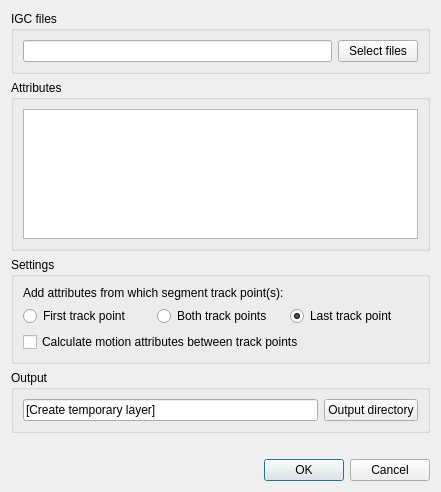
<?xml version="1.0" encoding="UTF-8"?>
<ui version="4.0">
 <class>GpxSegmentImporterDialogBase</class>
 <widget class="QDialog" name="GpxSegmentImporterDialogBase">
  <property name="geometry">
   <rect>
    <x>0</x>
    <y>0</y>
    <width>441</width>
    <height>492</height>
   </rect>
  </property>
  <property name="windowTitle">
   <string>IGC Segment Importer</string>
  </property>
  <layout class="QVBoxLayout" name="verticalLayout_2">
   <item>
    <widget class="QGroupBox" name="groupBox">
     <property name="title">
      <string>IGC files</string>
     </property>
     <layout class="QVBoxLayout" name="verticalLayout_3">
      <item>
       <layout class="QHBoxLayout" name="horizontalLayout">
        <item>
         <widget class="QLineEdit" name="txtSelectedFiles">
          <property name="text">
           <string/>
          </property>
          <property name="readOnly">
           <bool>true</bool>
          </property>
         </widget>
        </item>
        <item>
         <widget class="QPushButton" name="btnSelectFiles">
          <property name="text">
           <string>Select files</string>
          </property>
         </widget>
        </item>
       </layout>
      </item>
     </layout>
    </widget>
   </item>
   <item>
    <widget class="QGroupBox" name="groupBox_2">
     <property name="title">
      <string>Attributes</string>
     </property>
     <layout class="QVBoxLayout" name="verticalLayout_4">
      <item>
       <widget class="QTableView" name="tableAttributes"/>
      </item>
     </layout>
    </widget>
   </item>
   <item>
    <widget class="QGroupBox" name="groupBox_3">
     <property name="title">
      <string>Settings</string>
     </property>
     <layout class="QVBoxLayout" name="verticalLayout_5">
      <item>
       <widget class="QLabel" name="label">
        <property name="text">
         <string>Add attributes from which segment track point(s):</string>
        </property>
       </widget>
      </item>
      <item>
       <layout class="QHBoxLayout" name="horizontalLayout_4">
        <item>
         <widget class="QRadioButton" name="radioButtonFirst">
          <property name="text">
           <string>First track point</string>
          </property>
         </widget>
        </item>
        <item>
         <widget class="QRadioButton" name="radioButtonBoth">
          <property name="text">
           <string>Both track points</string>
          </property>
          <property name="checked">
           <bool>false</bool>
          </property>
         </widget>
        </item>
        <item>
         <widget class="QRadioButton" name="radioButtonLast">
          <property name="text">
           <string>Last track point</string>
          </property>
          <property name="checked">
           <bool>true</bool>
          </property>
         </widget>
        </item>
       </layout>
      </item>
      <item>
       <widget class="QCheckBox" name="chkCalculateMotionAttributes">
        <property name="text">
         <string>Calculate motion attributes between track points</string>
        </property>
       </widget>
      </item>
     </layout>
    </widget>
   </item>
   <item>
    <widget class="QGroupBox" name="groupBox_4">
     <property name="title">
      <string>Output</string>
     </property>
     <layout class="QVBoxLayout" name="Output">
      <item>
       <layout class="QHBoxLayout" name="horizontalLayout_2">
        <item>
         <widget class="QLineEdit" name="txtOutputDirectory">
          <property name="enabled">
           <bool>true</bool>
          </property>
          <property name="text">
           <string>[Create temporary layer]</string>
          </property>
          <property name="readOnly">
           <bool>true</bool>
          </property>
         </widget>
        </item>
        <item>
         <widget class="QPushButton" name="btnOutputDirectory">
          <property name="text">
           <string>Output directory</string>
          </property>
         </widget>
        </item>
       </layout>
      </item>
     </layout>
    </widget>
   </item>
   <item>
    <widget class="QLabel" name="lblFeedback">
     <property name="styleSheet">
      <string notr="true">color: rgb(255, 0, 0)</string>
     </property>
     <property name="wordWrap">
      <bool>true</bool>
     </property>
    </widget>
   </item>
   <item>
    <widget class="QDialogButtonBox" name="button_box">
     <property name="enabled">
      <bool>true</bool>
     </property>
     <property name="layoutDirection">
      <enum>Qt::LeftToRight</enum>
     </property>
     <property name="orientation">
      <enum>Qt::Horizontal</enum>
     </property>
     <property name="standardButtons">
      <set>QDialogButtonBox::Cancel|QDialogButtonBox::Ok</set>
     </property>
    </widget>
   </item>
  </layout>
 </widget>
 <resources/>
 <connections>
  <connection>
   <sender>button_box</sender>
   <signal>accepted()</signal>
   <receiver>GpxSegmentImporterDialogBase</receiver>
   <slot>accept()</slot>
   <hints>
    <hint type="sourcelabel">
     <x>20</x>
     <y>20</y>
    </hint>
    <hint type="destinationlabel">
     <x>20</x>
     <y>20</y>
    </hint>
   </hints>
  </connection>
  <connection>
   <sender>button_box</sender>
   <signal>rejected()</signal>
   <receiver>GpxSegmentImporterDialogBase</receiver>
   <slot>reject()</slot>
   <hints>
    <hint type="sourcelabel">
     <x>20</x>
     <y>20</y>
    </hint>
    <hint type="destinationlabel">
     <x>20</x>
     <y>20</y>
    </hint>
   </hints>
  </connection>
 </connections>
</ui>
